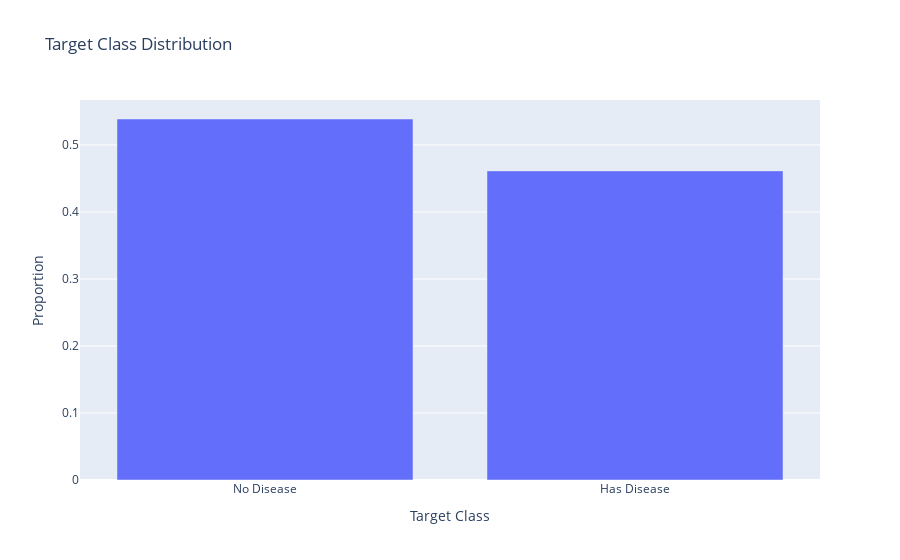

The code cell stored with this chart in its notebook:
### Code cell
# Target distribution
target_dist = df_encoded["target"].value_counts(normalize=True)
print("\n📊 Class Distribution (Normalized):\n", target_dist)

# Plot target class distribution using Plotly
fig1 = px.bar(
    x=["No Disease", "Has Disease"],
    y=target_dist.values,
    labels={"x": "Target Class", "y": "Proportion"},
    title="Target Class Distribution",
)
fig1.show()

### Figure 1 — Plotly figure (JSON) as saved in the notebook; plotly's stock layout.template omitted (floating-point values rounded to 4 significant figures)
{"data": [{"hovertemplate": "Target Class=%{x}<br>Proportion=%{y}<extra></extra>", "legendgroup": "", "marker": {"color": "#636efa", "pattern": {"shape": ""}}, "name": "", "orientation": "v", "showlegend": false, "textposition": "auto", "type": "bar", "x": ["No Disease", "Has Disease"], "xaxis": "x", "y": [0.5387, 0.4613], "yaxis": "y"}], "layout": {"barmode": "relative", "legend": {"tracegroupgap": 0}, "title": {"text": "Target Class Distribution"}, "xaxis": {"anchor": "y", "domain": [0, 1], "title": {"text": "Target Class"}}, "yaxis": {"anchor": "x", "domain": [0, 1], "title": {"text": "Proportion"}}}}
